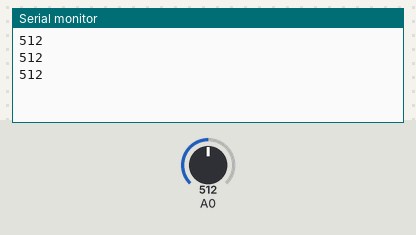
Recording of a sketch running on a simulated Arduino Uno, built with avr-gcc and run on an emulated ATmega328P. On the bench: the last lines printed to the serial monitor. The inputs (shaded band) are chosen by the test bench; at power-on: A0 = 512.

Above: at 1.3 s.
1.4 s: A0 set to 716
At 1.9 s:
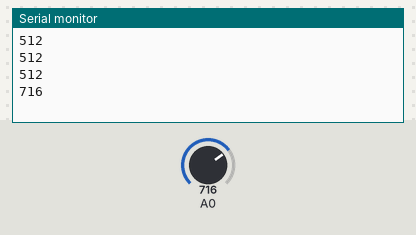
2.9 s: A0 set to 900
At 3.4 s:
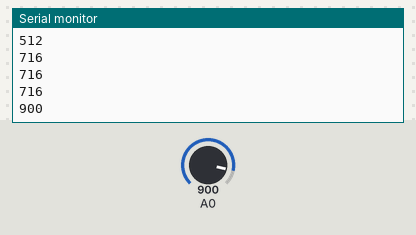
Timing chart, 0 to 5.9 s (numbered marks = the images above; inputs shaded):
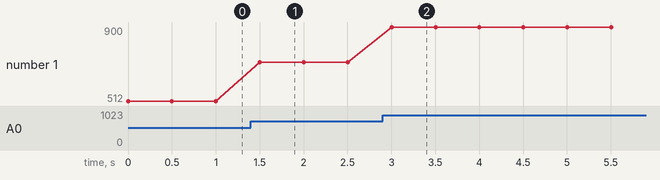

The sketch:

sound_sensor.ino
```cpp
void setup()

{

  Serial.begin(57600); // open serial, set baud rate to 9600 bps

}

void loop()
{

      int val;

      val=analogRead(0);   // 아날로그 핀 번호에 맞게 수정


      Serial.println(val,DEC); //print sound value to Serial


      delay(500);

}
```

Measured:
- after the input at 1.4 s, the serial monitor: prints a new line after 0.10 s (image 1)
- after the input at 2.9 s, the serial monitor: prints a new line after 0.10 s (image 2)
- plotted number 1: 512 → 716 after the input at 1.4 s, 716 → 900 after the input at 2.9 s
